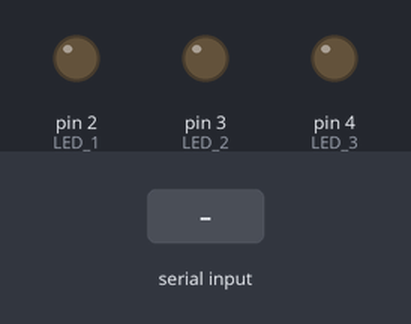
The sketch below on a simulated Arduino Uno, built with avr-gcc and run on an emulated ATmega328P. On the bench: output pins drawn as LEDs (lit = HIGH). The inputs (shaded band) are chosen by the test bench.

Above: at 1.2 s.
1.3 s: "1" received over Serial
At 2.0 s:
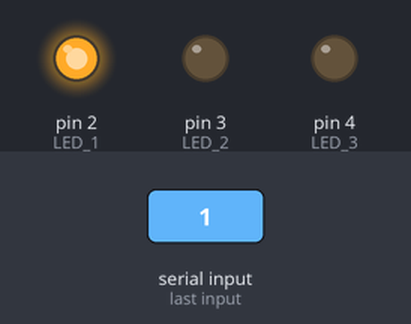
2.8 s: "2" received over Serial
At 3.2 s:
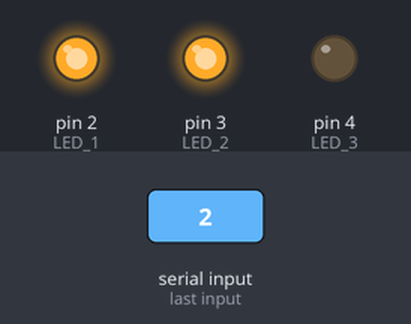
4.3 s: "3" received over Serial
At 5.5 s:
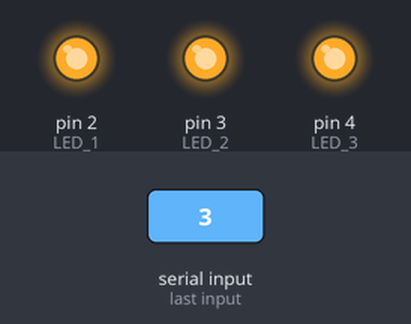
5.8 s: "0" received over Serial
At 6.6 s:
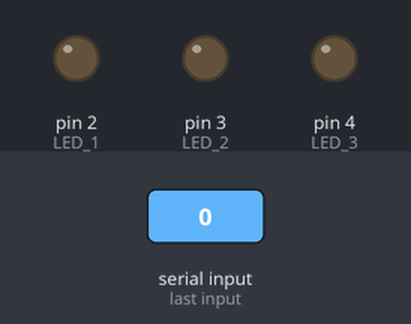
Timing chart, 0 to 8.3 s (numbered marks = the images above; inputs shaded):
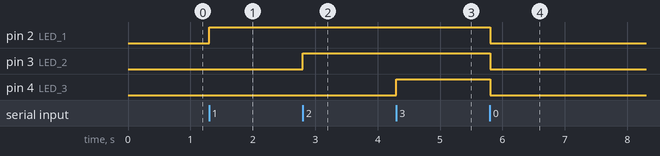

The sketch:

AI_teachablemachine_fingercounter.ino.ino
```cpp
const byte LED_1 = 2;
const byte LED_2 = 3;
const byte LED_3 = 4;

void setLedCount(byte numberOfLeds) {
  digitalWrite(LED_1, numberOfLeds >= 1 ? HIGH : LOW);
  digitalWrite(LED_2, numberOfLeds >= 2 ? HIGH : LOW);
  digitalWrite(LED_3, numberOfLeds >= 3 ? HIGH : LOW);
}

void setup() {
  pinMode(LED_1, OUTPUT);
  pinMode(LED_2, OUTPUT);
  pinMode(LED_3, OUTPUT);

  setLedCount(0);

  Serial.begin(9600);
}

void loop() {
  if (Serial.available() > 0) {

    char command = Serial.read();

    switch (command) {

      case '0':
        setLedCount(0);
        break;

      case '1':
        setLedCount(1);
        break;

      case '2':
        setLedCount(2);
        break;

      case '3':
        setLedCount(3);
        break;
    }
  }
}
```

Measured:
- after the input at 1.3 s, pin 2 (LED_1): LOW → HIGH at once
- after the input at 2.8 s, pin 3 (LED_2): LOW → HIGH at once
- after the input at 4.3 s, pin 4 (LED_3): LOW → HIGH at once
- after the input at 5.8 s, pin 2 (LED_1), pin 3 (LED_2), pin 4 (LED_3): HIGH → LOW at once
